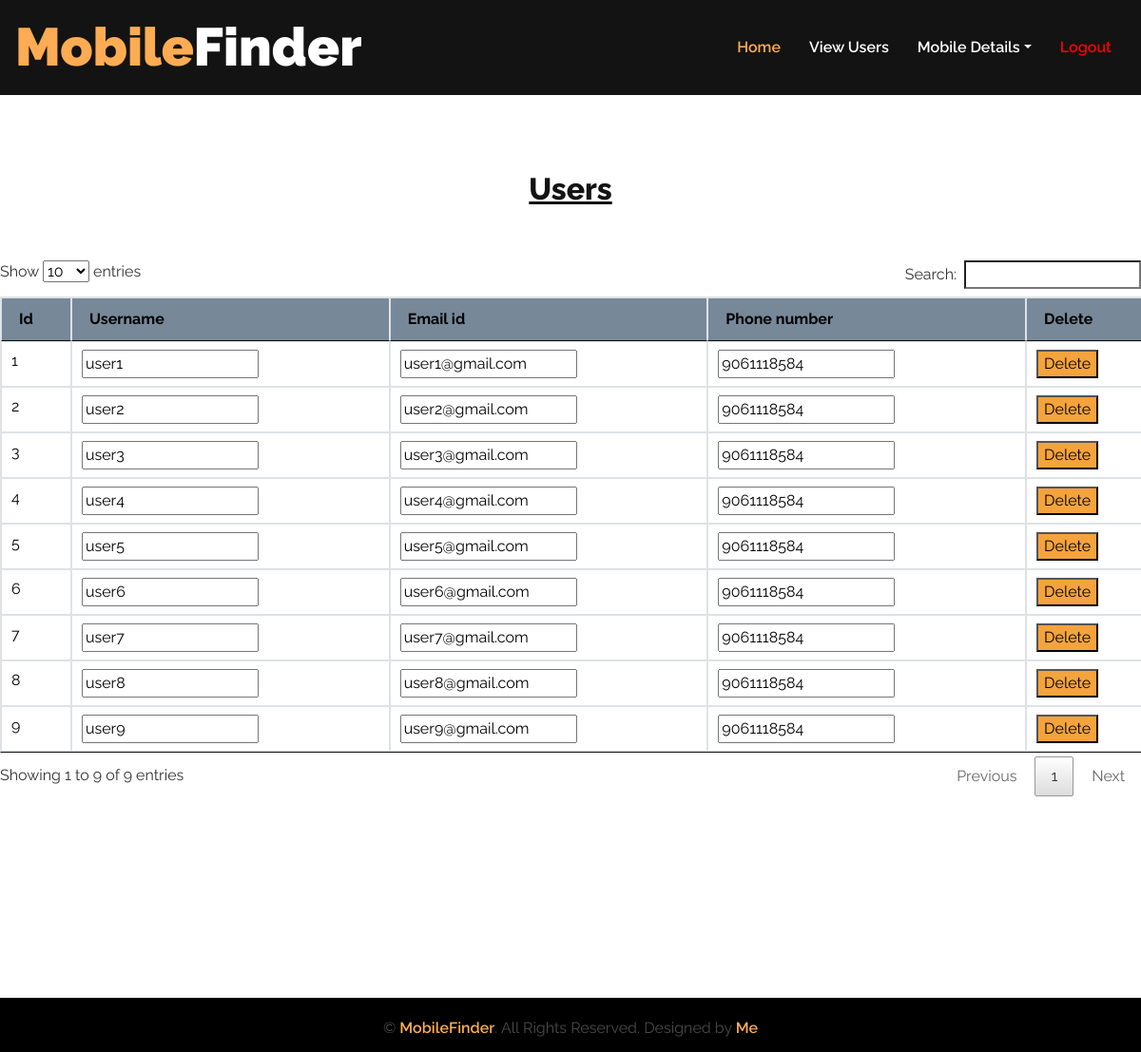
The page /view_users_admin (signed in) on the database its author committed.
### mob_app/models.py (models this page shows)
class Users(models.Model):
    u_id = models.IntegerField(primary_key=True)
    username = models.CharField(max_length=40)
    phone = models.CharField(max_length=20)
    email_id=models.CharField(max_length=20)
    password = models.CharField(max_length=30)
    age=models.CharField(max_length=30)
    gender=models.CharField(max_length=30)

### mob_app/views.py (the view)
# urls.py: url(r'^view_users_admin',view_users_admin,name="view_users_admin"),
@never_cache
def view_users_admin(request):
	if 'uid' in request.session:
		users_list=Users.objects.all()
		return render(request,"view_users_admin.html",{'usr':users_list,})
	else:
		return render(request,'login.html')

### mob_app/templates/view_users_admin.html (shortened to what this page needs)
{% load static %}
<!DOCTYPE html>
<html lang="en">
<head>
    <link href="https://cdnjs.cloudflare.com/ajax/libs/font-awesome/5.15.0/css/all.min.css" rel="stylesheet">
    <link href="{% static 'lib/owlcarousel/assets/owl.carousel.min.css' %}" rel="stylesheet">
    <link href="{% static 'css/style.css' %}" rel="stylesheet">
    <link rel="stylesheet" href="{% static 'datatable/jquery.dataTables.min.css' %}">
</head>
<body>
    <div>
        <div>
            <nav class="navbar navbar-expand-lg bg-secondary navbar-dark">
                <a href="#" class="navbar-brand">
                    <h1 class="m-0 text-white display-4"><span class="text-primary">Mobile</span>Finder<span class="text-primary"></h1>
                </a>
                <div class="collapse navbar-collapse justify-content-between" id="navbarCollapse">
                    <div class="navbar-nav ml-auto py-0">
                        <a href="{% url 'show_home_admin' %}" class="nav-item nav-link active">Home</a>
                        <a href="{% url 'view_users_admin' %}" class="nav-item nav-link">View Users</a>
                        <div class="nav-item dropdown">
                            <a href="#" class="nav-link dropdown-toggle" data-toggle="dropdown">Mobile Details</a>
                        </div>
                        <a href="{% url 'logout'%}" class="nav-item nav-link" style="color:red;">Logout</a>
                    </div>
                </div>
            </nav>
        </div>
    </div>
    <div class="container-fluid p-0 mb-5">
        <h2 style="text-align: center; margin-top:80px;"><u>Users</u></h2><br><br>
        <div class='table-responsive'>
          <table class="table table-bordered b-t b-light" id="table">
            <thead>
              <tr>
                <th>Id</th>
                <th>Username</th>
                <th>Email id</th>
                <th>Phone number</th>
                <th>Delete</th>
             </tr>
            </thead>
            <tbody>
                {% for i in usr %}
                  <tr>
                    <form action="{% url 'delete' %}" method="POST">
                        <td id="u_id">{{i.u_id}}<input type="text" name="u_id"  value="{{i.u_id}}" hidden></td>
                        <td data-search="{{i.username}}" data-filer="{{i.username}}"><input type="text" name="username" id="name" value="{{i.username}}" readonly=""></td>
                        <td ><input type="text" value="{{i.email_id}}" readonly=""></td>
                        <td><input type="number" value="{{i.phone}}" readonly=""></td>
                        <td ><input type="submit" name="submit" id="submit" value="Delete" readonly></td>
                    </form>
                  </tr>
                {% endfor %}
            </tbody>
          </table>
        </div>
    </div>
    <div style="position: relative; top:164px; background-color:black; height: 57px;">
        <p class="m-0 text-center" style="padding-top: 20px;">
            &copy; <a class="font-weight-semi-bold" href="#">MobileFinder</a>. All Rights Reserved. Designed by
            <a class="font-weight-semi-bold" href="#">Me</a>
        </p>
    </div>
</body>
</html>

### mob_app/templates/view_users_admin.html (style rules this page uses)
#table { background:lightslategray ;color: black }
input[type=submit] { background-color: #f4A33D; }

### rows shown on the page
Users: u_id "1", username "user1", email_id "user1@gmail.com", phone "9061118584"
Users: u_id "2", username "user2", email_id "user2@gmail.com", phone "9061118584"
Users: u_id "3", username "user3", email_id "user3@gmail.com", phone "9061118584"
Users: u_id "4", username "user4", email_id "user4@gmail.com", phone "9061118584"
Users: u_id "5", username "user5", email_id "user5@gmail.com", phone "9061118584"
Users: u_id "6", username "user6", email_id "user6@gmail.com", phone "9061118584"
Users: u_id "7", username "user7", email_id "user7@gmail.com", phone "9061118584"
Users: u_id "8", username "user8", email_id "user8@gmail.com", phone "9061118584"
Users: u_id "9", username "user9", email_id "user9@gmail.com", phone "9061118584"
